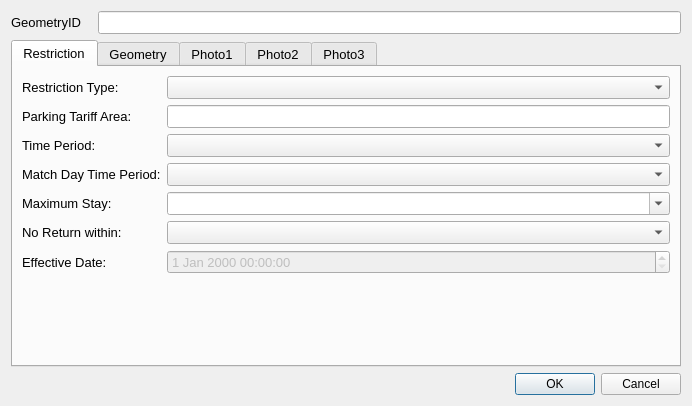
<?xml version="1.0" encoding="UTF-8"?>
<ui version="4.0">
 <class>restrictionDialog</class>
 <widget class="QDialog" name="restrictionDialog">
  <property name="geometry">
   <rect>
    <x>0</x>
    <y>0</y>
    <width>692</width>
    <height>406</height>
   </rect>
  </property>
  <property name="minimumSize">
   <size>
    <width>0</width>
    <height>0</height>
   </size>
  </property>
  <property name="font">
   <font>
    <family>Arial</family>
   </font>
  </property>
  <property name="windowTitle">
   <string>Dialog</string>
  </property>
  <property name="sizeGripEnabled">
   <bool>false</bool>
  </property>
  <layout class="QFormLayout" name="formLayout">
   <property name="fieldGrowthPolicy">
    <enum>QFormLayout::AllNonFixedFieldsGrow</enum>
   </property>
   <item row="0" column="0">
    <widget class="QLabel" name="label">
     <property name="minimumSize">
      <size>
       <width>81</width>
       <height>16</height>
      </size>
     </property>
     <property name="font">
      <font>
       <pointsize>10</pointsize>
      </font>
     </property>
     <property name="text">
      <string>GeometryID</string>
     </property>
    </widget>
   </item>
   <item row="0" column="1">
    <widget class="QLineEdit" name="GeometryID">
     <property name="font">
      <font>
       <pointsize>10</pointsize>
      </font>
     </property>
     <property name="inputMask">
      <string/>
     </property>
     <property name="readOnly">
      <bool>true</bool>
     </property>
     <property name="placeholderText">
      <string/>
     </property>
    </widget>
   </item>
   <item row="4" column="1">
    <widget class="QDialogButtonBox" name="button_box">
     <property name="standardButtons">
      <set>QDialogButtonBox::Cancel|QDialogButtonBox::Ok</set>
     </property>
    </widget>
   </item>
   <item row="2" column="0" colspan="2">
    <widget class="QTabWidget" name="tabWidget">
     <property name="minimumSize">
      <size>
       <width>0</width>
       <height>0</height>
      </size>
     </property>
     <property name="font">
      <font>
       <pointsize>10</pointsize>
      </font>
     </property>
     <property name="cursor">
      <cursorShape>IBeamCursor</cursorShape>
     </property>
     <property name="mouseTracking">
      <bool>true</bool>
     </property>
     <property name="acceptDrops">
      <bool>true</bool>
     </property>
     <property name="currentIndex">
      <number>0</number>
     </property>
     <widget class="QWidget" name="Supply">
      <property name="focusPolicy">
       <enum>Qt::NoFocus</enum>
      </property>
      <attribute name="title">
       <string>Restriction</string>
      </attribute>
      <layout class="QFormLayout" name="formLayout_2">
       <item row="0" column="0">
        <widget class="QLabel" name="lbl_RestrictionType">
         <property name="minimumSize">
          <size>
           <width>90</width>
           <height>16</height>
          </size>
         </property>
         <property name="font">
          <font>
           <pointsize>10</pointsize>
          </font>
         </property>
         <property name="text">
          <string>Restriction Type:</string>
         </property>
        </widget>
       </item>
       <item row="0" column="1">
        <widget class="QComboBox" name="RestrictionTypeID">
         <property name="currentIndex">
          <number>-1</number>
         </property>
        </widget>
       </item>
       <item row="1" column="0">
        <widget class="QLabel" name="lbl_CPZ">
         <property name="text">
          <string>Parking Tariff Area:</string>
         </property>
        </widget>
       </item>
       <item row="3" column="0">
        <widget class="QLabel" name="lbl_TimePeriod">
         <property name="text">
          <string>Time Period:</string>
         </property>
        </widget>
       </item>
       <item row="3" column="1">
        <widget class="QComboBox" name="TimePeriodID"/>
       </item>
       <item row="7" column="0">
        <widget class="QLabel" name="lbl_WaitingTimePeriod">
         <property name="minimumSize">
          <size>
           <width>90</width>
           <height>16</height>
          </size>
         </property>
         <property name="font">
          <font>
           <pointsize>10</pointsize>
          </font>
         </property>
         <property name="text">
          <string>Maximum Stay:</string>
         </property>
         <property name="wordWrap">
          <bool>false</bool>
         </property>
        </widget>
       </item>
       <item row="7" column="1">
        <widget class="QComboBox" name="MaxStayID">
         <property name="editable">
          <bool>true</bool>
         </property>
        </widget>
       </item>
       <item row="8" column="0">
        <widget class="QLabel" name="lbl_WaitingTimePeriod_2">
         <property name="minimumSize">
          <size>
           <width>90</width>
           <height>16</height>
          </size>
         </property>
         <property name="font">
          <font>
           <pointsize>10</pointsize>
          </font>
         </property>
         <property name="text">
          <string>No Return within:</string>
         </property>
         <property name="wordWrap">
          <bool>false</bool>
         </property>
        </widget>
       </item>
       <item row="8" column="1">
        <widget class="QComboBox" name="NoReturnID"/>
       </item>
       <item row="11" column="0">
        <widget class="QLabel" name="lbl_OpenDate">
         <property name="text">
          <string>Effective Date:</string>
         </property>
        </widget>
       </item>
       <item row="11" column="1">
        <widget class="QgsDateTimeEdit" name="OpenDate">
         <property name="enabled">
          <bool>false</bool>
         </property>
        </widget>
       </item>
       <item row="1" column="1">
        <widget class="QLineEdit" name="ParkingTariffArea"/>
       </item>
       <item row="6" column="0">
        <widget class="QLabel" name="label_6">
         <property name="text">
          <string>Match Day Time Period:</string>
         </property>
         <property name="wordWrap">
          <bool>true</bool>
         </property>
        </widget>
       </item>
       <item row="6" column="1">
        <widget class="QComboBox" name="MatchDayTimePeriodID"/>
       </item>
      </layout>
     </widget>
     <widget class="QWidget" name="tab">
      <attribute name="title">
       <string>Geometry</string>
      </attribute>
      <layout class="QFormLayout" name="formLayout_3">
       <item row="0" column="0">
        <widget class="QLabel" name="lbl_RoadName">
         <property name="minimumSize">
          <size>
           <width>90</width>
           <height>16</height>
          </size>
         </property>
         <property name="font">
          <font>
           <pointsize>10</pointsize>
          </font>
         </property>
         <property name="text">
          <string>Road Name:</string>
         </property>
        </widget>
       </item>
       <item row="0" column="1">
        <widget class="QLineEdit" name="RoadName"/>
       </item>
       <item row="1" column="0">
        <widget class="QLabel" name="lbl_USRN">
         <property name="minimumSize">
          <size>
           <width>90</width>
           <height>16</height>
          </size>
         </property>
         <property name="font">
          <font>
           <pointsize>10</pointsize>
          </font>
         </property>
         <property name="text">
          <string>USRN:</string>
         </property>
        </widget>
       </item>
       <item row="1" column="1">
        <widget class="QLineEdit" name="USRN"/>
       </item>
       <item row="2" column="0">
        <widget class="QLabel" name="lbl_GeometryType">
         <property name="minimumSize">
          <size>
           <width>90</width>
           <height>16</height>
          </size>
         </property>
         <property name="font">
          <font>
           <pointsize>10</pointsize>
          </font>
         </property>
         <property name="text">
          <string>Geometry Type</string>
         </property>
        </widget>
       </item>
       <item row="2" column="1">
        <widget class="QComboBox" name="GeomShapeID">
         <property name="editable">
          <bool>false</bool>
         </property>
         <property name="currentIndex">
          <number>-1</number>
         </property>
        </widget>
       </item>
       <item row="6" column="0">
        <widget class="QLabel" name="lbl_RoadName_2">
         <property name="minimumSize">
          <size>
           <width>90</width>
           <height>16</height>
          </size>
         </property>
         <property name="font">
          <font>
           <pointsize>10</pointsize>
          </font>
         </property>
         <property name="text">
          <string>RestrictionID:</string>
         </property>
        </widget>
       </item>
       <item row="6" column="1">
        <widget class="QLineEdit" name="RestrictionID"/>
       </item>
       <item row="3" column="0">
        <spacer name="horizontalSpacer">
         <property name="orientation">
          <enum>Qt::Horizontal</enum>
         </property>
         <property name="sizeHint" stdset="0">
          <size>
           <width>40</width>
           <height>20</height>
          </size>
         </property>
        </spacer>
       </item>
       <item row="4" column="0">
        <widget class="QLabel" name="label_2">
         <property name="text">
          <string>Last Update Date:</string>
         </property>
        </widget>
       </item>
       <item row="5" column="0">
        <widget class="QLabel" name="label_3">
         <property name="text">
          <string>Last Changed By:</string>
         </property>
        </widget>
       </item>
       <item row="5" column="1">
        <widget class="QLineEdit" name="LastUpdatePerson"/>
       </item>
       <item row="4" column="1">
        <widget class="QDateTimeEdit" name="LastUpdateDateTime"/>
       </item>
      </layout>
     </widget>
     <widget class="QWidget" name="tab_2">
      <attribute name="title">
       <string>Photo1</string>
      </attribute>
      <widget class="QLabel" name="Photo_Widget_01">
       <property name="geometry">
        <rect>
         <x>16</x>
         <y>12</y>
         <width>640</width>
         <height>281</height>
        </rect>
       </property>
       <property name="sizePolicy">
        <sizepolicy hsizetype="Fixed" vsizetype="Fixed">
         <horstretch>0</horstretch>
         <verstretch>0</verstretch>
        </sizepolicy>
       </property>
       <property name="maximumSize">
        <size>
         <width>640</width>
         <height>480</height>
        </size>
       </property>
       <property name="text">
        <string>Photo not found</string>
       </property>
      </widget>
     </widget>
     <widget class="QWidget" name="tab_3">
      <attribute name="title">
       <string>Photo2</string>
      </attribute>
      <widget class="QLabel" name="label_4">
       <property name="geometry">
        <rect>
         <x>16</x>
         <y>12</y>
         <width>640</width>
         <height>311</height>
        </rect>
       </property>
       <property name="sizePolicy">
        <sizepolicy hsizetype="Fixed" vsizetype="Fixed">
         <horstretch>0</horstretch>
         <verstretch>0</verstretch>
        </sizepolicy>
       </property>
       <property name="maximumSize">
        <size>
         <width>640</width>
         <height>480</height>
        </size>
       </property>
       <property name="text">
        <string>Photo not found</string>
       </property>
      </widget>
     </widget>
     <widget class="QWidget" name="tab_4">
      <attribute name="title">
       <string>Photo3</string>
      </attribute>
      <widget class="QLabel" name="label_5">
       <property name="geometry">
        <rect>
         <x>26</x>
         <y>12</y>
         <width>541</width>
         <height>271</height>
        </rect>
       </property>
       <property name="sizePolicy">
        <sizepolicy hsizetype="Fixed" vsizetype="Fixed">
         <horstretch>0</horstretch>
         <verstretch>0</verstretch>
        </sizepolicy>
       </property>
       <property name="maximumSize">
        <size>
         <width>640</width>
         <height>480</height>
        </size>
       </property>
       <property name="text">
        <string>Photo not found</string>
       </property>
      </widget>
     </widget>
    </widget>
   </item>
  </layout>
 </widget>
 <customwidgets>
  <customwidget>
   <class>QgsDateTimeEdit</class>
   <extends>QDateTimeEdit</extends>
   <header>qgsdatetimeedit.h</header>
  </customwidget>
 </customwidgets>
 <resources/>
 <connections>
  <connection>
   <sender>button_box</sender>
   <signal>accepted()</signal>
   <receiver>restrictionDialog</receiver>
   <slot>accept()</slot>
   <hints>
    <hint type="sourcelabel">
     <x>335</x>
     <y>324</y>
    </hint>
    <hint type="destinationlabel">
     <x>292</x>
     <y>251</y>
    </hint>
   </hints>
  </connection>
  <connection>
   <sender>button_box</sender>
   <signal>rejected()</signal>
   <receiver>restrictionDialog</receiver>
   <slot>reject()</slot>
   <hints>
    <hint type="sourcelabel">
     <x>335</x>
     <y>324</y>
    </hint>
    <hint type="destinationlabel">
     <x>292</x>
     <y>251</y>
    </hint>
   </hints>
  </connection>
 </connections>
</ui>
